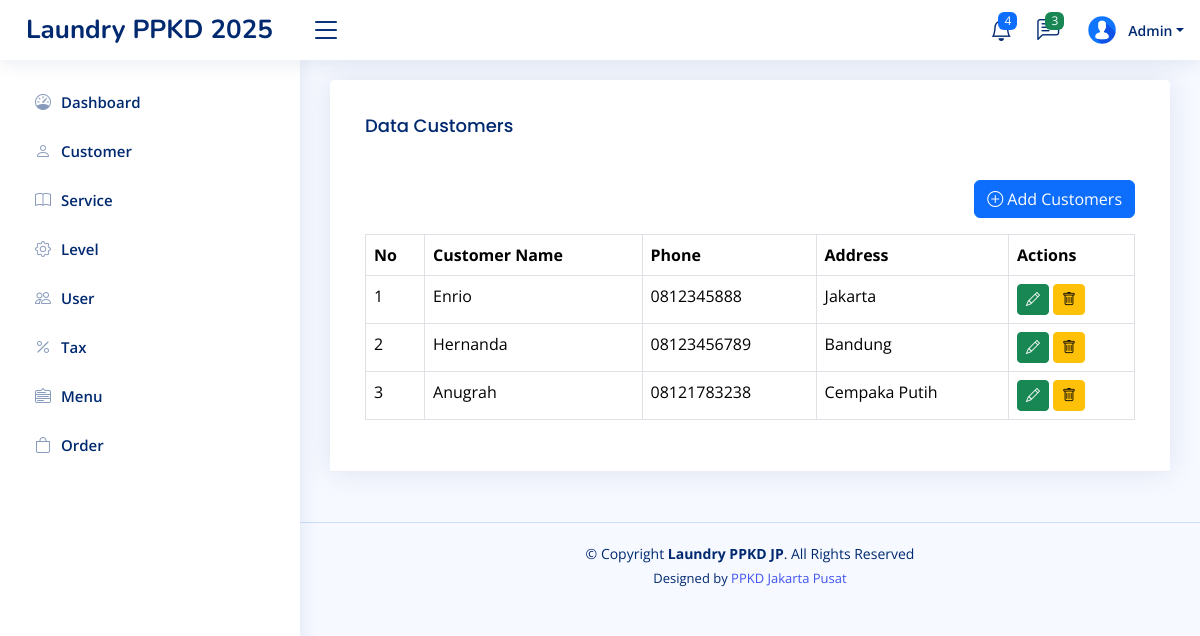
Page /home.php?page=customer (signed in) on the committed database.
### tables this page shows
CREATE TABLE `level_menus` (
  `id` int(11) NOT NULL,
  `level_id` int(11) NOT NULL,
  `menu_id` int(11) NOT NULL,
  `created_at` timestamp NOT NULL DEFAULT current_timestamp(),
  `updated_at` timestamp NULL DEFAULT NULL ON UPDATE current_timestamp()
);

CREATE TABLE `menus` (
  `id` int(11) NOT NULL,
  `name` varchar(30) NOT NULL,
  `icon` varchar(30) NOT NULL,
  `link` varchar(30) NOT NULL,
  `order` int(11) NOT NULL,
  `created_at` timestamp NOT NULL DEFAULT current_timestamp(),
  `updated_at` timestamp NULL DEFAULT NULL ON UPDATE current_timestamp()
);

CREATE TABLE `customers` (
  `id` int(11) NOT NULL,
  `name` varchar(100) NOT NULL,
  `phone` varchar(15) NOT NULL,
  `address` text NOT NULL,
  `created_at` timestamp NOT NULL DEFAULT current_timestamp(),
  `updated_at` timestamp NULL DEFAULT NULL ON UPDATE current_timestamp()
);

### pages/customer.php (the view, shortened to what this page needs)
<?php
$q_customers = mysqli_query($config, "SELECT  * FROM customers");
$customers = mysqli_fetch_all($q_customers, MYSQLI_ASSOC);
?>
<!DOCTYPE html>
<html lang="en">
<head>
</head>
<body>
    <div class="row">
        <div class="col-sm-12">
            <div class="card">
                <div class="card-header">
                    <div class="card-body">
                        <h3 class="card-title">Data Customers</h3>
                    </div>
                    <div class="card-body">
                        <div class="d-flex mb-3 justify-content-end">
                            <a href="?page=tambah-customer" class="btn btn-primary">
                                <i class="bi bi-plus-circle"></i> Add Customers
                            </a>
                        </div>
                        <table class="table table-bordered">
                            <tr>
                                <th>No</th>
                                <th>Customer Name</th>
                                <th>Phone</th>
                                <th>Address</th>
                                <th>Actions</th>
                            </tr>
                            <?php
                            foreach ($customers as $key => $customer) {
                            ?>
                            <tr>
                                <td><?php echo $key + 1 ?></td>
                                <td><?php echo $customer['name'] ?></td>
                                <td><?php echo $customer['phone'] ?></td>
                                <td><?php echo $customer['address'] ?></td>
                                <td>
                                    <a class="btn btn-success btn-sm"
                                        href="?page=tambah-customer&edit=<?= $customer['id'] ?>">
                                        <i class="bi bi-pencil"></i>
                                    </a>
                                    <form class="d-inline" action="?page=customer&delete=<?= $customer['id'] ?>"
                                        method="post" onclick="return confirm('Are you sure you want to delete?')">
                                        <button type="submit" class="btn btn-warning btn-sm">
                                            <i class="bi bi-trash"></i>
                                        </button>
                                    </form>
                                </td>
                            </tr>
                            <?php
                            }
                            ?>
                        </table>
                    </div>
                </div>
            </div>
        </div>
    </div>
</body>
</html>

### inc/sidebar.php
<?php
$level_id = $_SESSION['LEVEL_ID'] ?? '';
$querylevelMenu = mysqli_query($config, "SELECT * FROM menus JOIN level_menus ON menus.id = level_menus.menu_id WHERE level_id = '$level_id' ORDER BY `order` ASC");
$rowLevelMenus = mysqli_fetch_all($querylevelMenu, MYSQLI_ASSOC);
?>
<aside id="sidebar" class="sidebar">
    <ul class="sidebar-nav" id="sidebar-nav">
        <?php foreach ($rowLevelMenus as $rowLevelMenu): ?>
            <li class="nav-item">
                <a class="nav-link collapsed" href="?page=<?= $rowLevelMenu['link'] ?>">
                    <i class="<?= $rowLevelMenu['icon'] ?>"></i>
                    <span><?= $rowLevelMenu['name'] ?></span>
                </a>
            </li>
        <?php endforeach ?>
</aside>

### assets/css/style.css (style rules this page uses)
:root { scroll-behavior: smooth; }
body { font-family: "Open Sans", sans-serif; background: #f6f9ff; color: #444444; }
a { color: #4154f1; text-decoration: none; }
h1, h2, h3, h4, h5, h6 { font-family: "Nunito", sans-serif; }
.card { margin-bottom: 30px; border: none; border-radius: 5px; box-shadow: 0px 0 30px rgba(1, 41, 112, 0.1); }
.card-header, .card-footer { border-color: #ebeef4; background-color: #fff; color: #798eb3; padding: 15px; }
.card-title { padding: 20px 0 15px 0; font-size: 18px; font-weight: 500; color: #012970; font-family: "Poppins", sans-serif; }
.card-body { padding: 0 20px 20px 20px; }
.sidebar { position: fixed; top: 60px; left: 0; bottom: 0; width: 300px; z-index: 996; transition: all 0.3s; padding: 20px; overflow-y: auto; scrollbar-width: thin; scrollbar-color: #aab7cf transparent; box-shadow: 0px 0px 20px rgba(1, 41, 112, 0.1); background-color: #fff; }
.sidebar-nav { padding: 0; margin: 0; list-style: none; }
.sidebar-nav li { padding: 0; margin: 0; list-style: none; }
.sidebar-nav .nav-item { margin-bottom: 5px; }
.sidebar-nav .nav-link { display: flex; align-items: center; font-size: 15px; font-weight: 600; color: #4154f1; transition: 0.3; background: #f6f9ff; padding: 10px 15px; border-radius: 4px; }
.sidebar-nav .nav-link i { font-size: 16px; margin-right: 10px; color: #4154f1; }
.sidebar-nav .nav-link.collapsed { color: #012970; background: #fff; }
.sidebar-nav .nav-link.collapsed i { color: #899bbd; }

### rows in the picture
level_menus: menu.name "Dashboard"
level_menus: menu.name "Customer"
level_menus: menu.name "Service"
level_menus: menu.name "Level"
level_menus: menu.name "User"
level_menus: menu.name "Tax"
level_menus: menu.name "Menu"
level_menus: menu.name "Order"
customers: name "Enrio", phone "0812345888", address "Jakarta"
customers: name "Hernanda", phone "08123456789", address "Bandung"
customers: name "Anugrah", phone "08121783238", address "Cempaka Putih"

### other values in the picture
$_SESSION['NAME'] "Admin"
